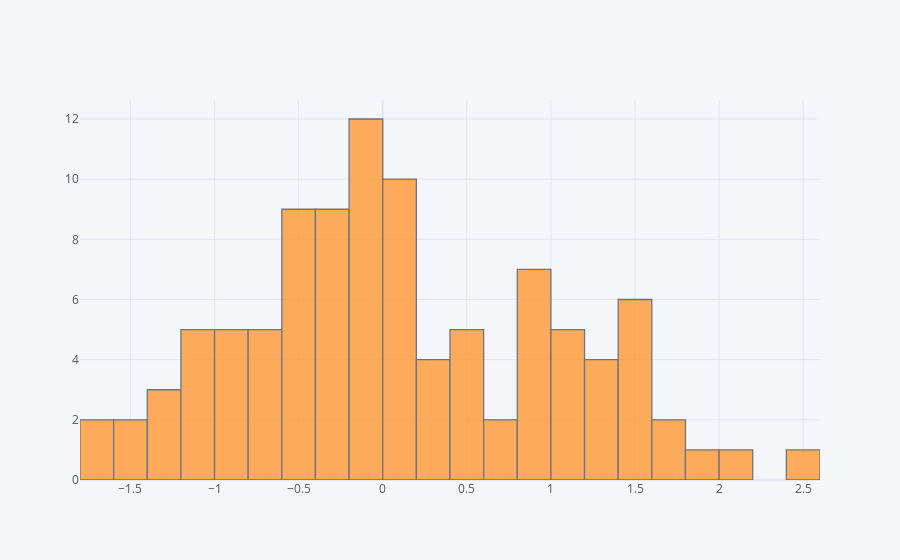

Notebook cell for this chart:
### Markdown cell above
## histogram

### Code cell
df['A'].iplot(kind='hist',bins=25)

### Figure 1 — Plotly figure (JSON) as saved in the notebook; plotly's stock layout.template omitted (floating-point values rounded to 4 significant figures)
{"data": [{"histfunc": "count", "histnorm": "", "marker": {"color": "rgba(255, 153, 51, 1.0)", "line": {"color": "#4D5663", "width": 1.3}}, "name": "A", "nbinsx": 25, "opacity": 0.8, "orientation": "v", "type": "histogram", "x": [-0.5882, -0.1444, -0.7207, 1.394, -0.1986, -0.2759, 0.1095, -0.7995, 0.1678, -0.03259, -0.3878, -0.9755, 0.3125, -0.1632, 0.1433, 0.3392, 0.1687, -1.029, 0.9359, -0.8519, 0.2714, 2.094, -1.687, -0.4907, 1.014, -0.6869, -0.7713, -1.063, -0.3911, -1.7, 0.476, 1.368, -0.9585, -1.183, -0.5755, 1.303, 0.1441, -1.059, -1.538, 2.409, 1.005, 0.164, -0.2781, 1.183, 0.9927, 0.6401, -0.1713, -0.09314, -1.25, 1.525, 0.7261, 1.59, -0.04438, -0.1937, -1.537, 1.52, 1.678, -0.1784, -0.2602, -0.2744, -0.05364, -1.389, -0.2976, -0.05489, 0.2423, 0.05707, -0.5204, -0.4759, 1.947, 0.8575, -0.4273, 1.233, 1.523, 0.9259, 1.498, -0.5868, -0.2143, 0.4276, -0.7518, 0.4093, 1.049, 1.009, -0.2494, -0.4314, -0.1717, 1.684, -0.9526, 0.1246, 0.5688, 0.8383, 0.9996, -1.265, 0.06368, -0.5823, 0.8242, 0.04917, -1.063, -0.869, 0.4132, 1.456]}], "layout": {"barmode": "overlay", "legend": {"bgcolor": "#F5F6F9", "font": {"color": "#4D5663"}}, "paper_bgcolor": "#F5F6F9", "plot_bgcolor": "#F5F6F9", "title": {"font": {"color": "#4D5663"}}, "xaxis": {"gridcolor": "#E1E5ED", "showgrid": true, "tickfont": {"color": "#4D5663"}, "title": {"font": {"color": "#4D5663"}, "text": ""}, "zerolinecolor": "#E1E5ED"}, "yaxis": {"gridcolor": "#E1E5ED", "showgrid": true, "tickfont": {"color": "#4D5663"}, "title": {"font": {"color": "#4D5663"}, "text": ""}, "zerolinecolor": "#E1E5ED"}}}
